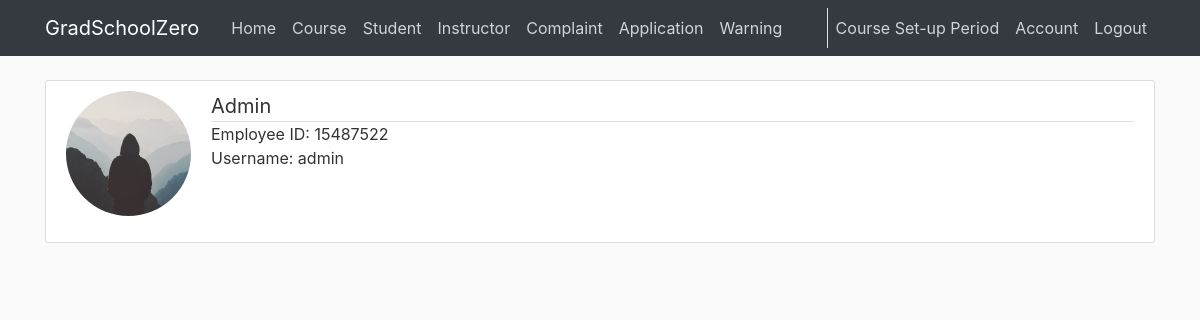
/account/ (signed in), run on an earlier commit of the app's database.
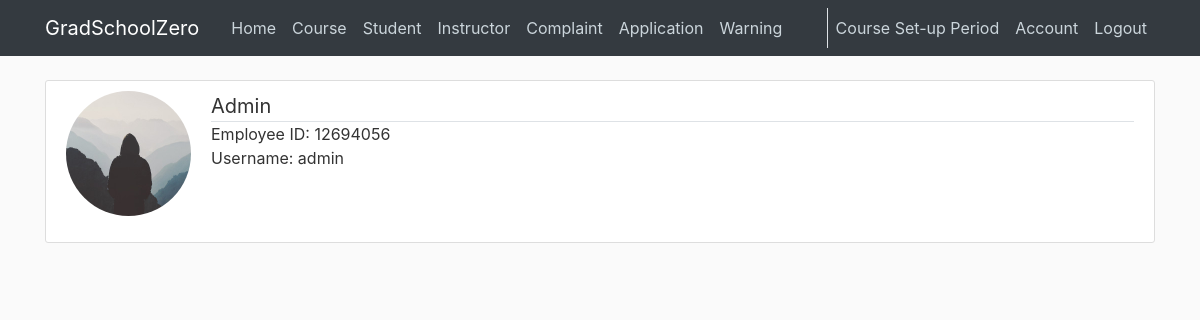
And on a later commit of the database.
### cunyzero/models.py (models this page shows, shortened)
class User(db.Model, UserMixin):
    id = db.Column(db.Integer, primary_key=True)
    username = db.Column(db.String(20), unique=True, nullable=False)
    image_file = db.Column(db.String(20), nullable=False, default='default.jpg')
    password = db.Column(db.String(60), nullable=False)
    role = db.Column(db.String(30), nullable=False, default='Visitor')
    ownerId = db.Column(db.Integer, db.ForeignKey('visitor.ownerId'), db.ForeignKey('admin.ownerId'), db.ForeignKey('student.ownerId'), db.ForeignKey('instructor.ownerId'))
    def getPeriodName(self):
        return Period.query.all()[0].getPeriodName()

### cunyzero/routes.py (the view)
@app.route('/account/', methods=['GET', 'POST'])
@login_required
def account():
    form = UpdateAccountForm()
    if current_user.role == 'Student':
        owner = current_user.studentOwner
    elif current_user.role == 'Instructor':
        owner = current_user.instructorOwner
    else:
        owner = current_user.adminOwner
    if form.validate_on_submit():
        if form.picture.data:
            picture_file = save_picture(form.picture.data)
            current_user.image_file = picture_file
        if form.password.data:
            hashed_password = bcrypt.generate_password_hash(form.password.data).decode('utf-8')
            current_user.password = hashed_password
        current_user.username = form.username.data
        owner.firstname = form.firstname.data
        owner.lastname = form.lastname.data
        db.session.commit()
        flash('Your account has been updated!', 'success')
        return redirect(url_for('account'))
    elif request.method == 'GET':
        form.username.data = current_user.username
    image_file = url_for('static', filename= "profile_pics/" + current_user.image_file)
    return render_template("account.html", title="Account",
                           image_file=image_file, form=form, owner=owner)

### cunyzero/models.py (called while the page is built, shortened)
@login_manager.user_loader
def load_user(user_id):
    return User.query.get(int(user_id))

    def getPeriodName(self):# returns set-up, registration, running, or grading period
        remainder = self.period % 4
        if remainder==0:
            return "Course Set-up Period"

### cunyzero/templates/account.html (shortened to what this page needs)
{% extends "layout.html"%}
{% block content %}
    <div class="content-section">
        <div class="media">
        <img class="rounded-circle account-img" src="{{ image_file }}">
            <div class="media-body">
                <div class="lead border-bottom">
                    {% if current_user.role != 'Admin' %}
                        <strong>{{ owner.firstname }}, {{ owner.lastname }}</strong>
                        <small>/{{ current_user.role }}</small>
                    {% else %}
                        <strong>Admin</strong>
                    {% endif %}
                </div>
                <div class="media-content">
                    <div>Employee ID: {{ current_user.ownerId }}</div>
                    <div>Username: {{ current_user.username }}</div>
                </div>
            </div>
        </div>
    </div>
{% endblock content %}

What changed in the data, as far as the page shows it:
changed User "admin": ownerId "15487522" → "12694056"
